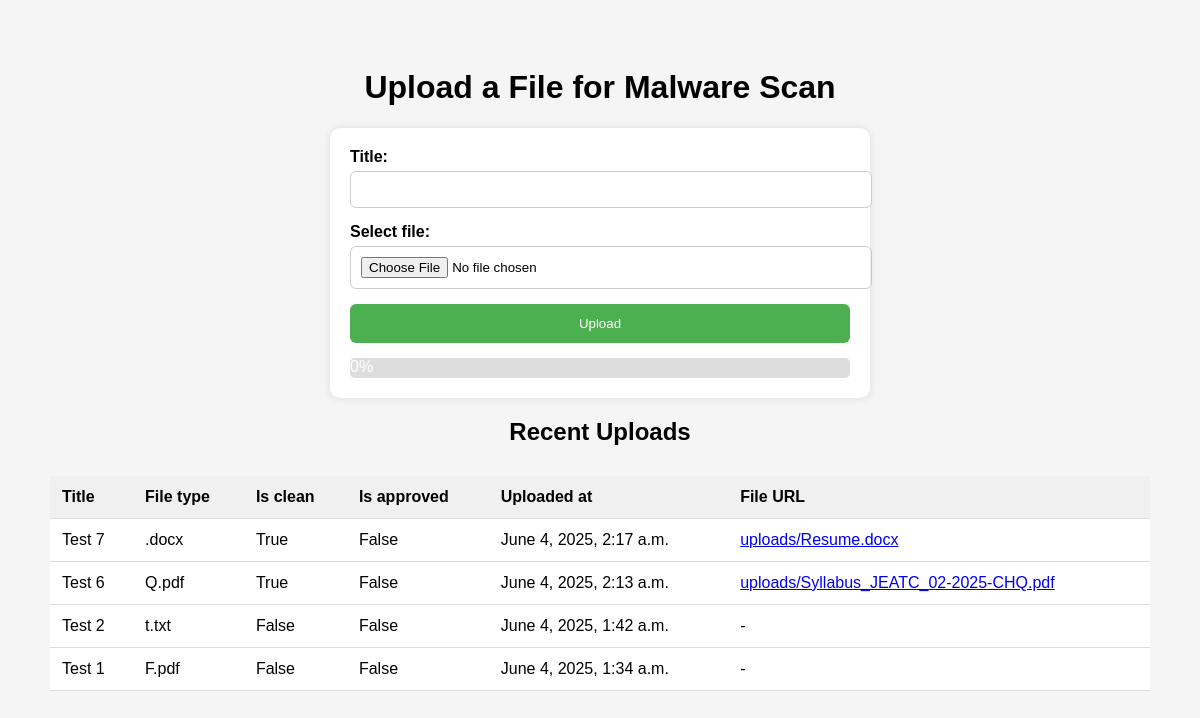
The app's page /, older data.
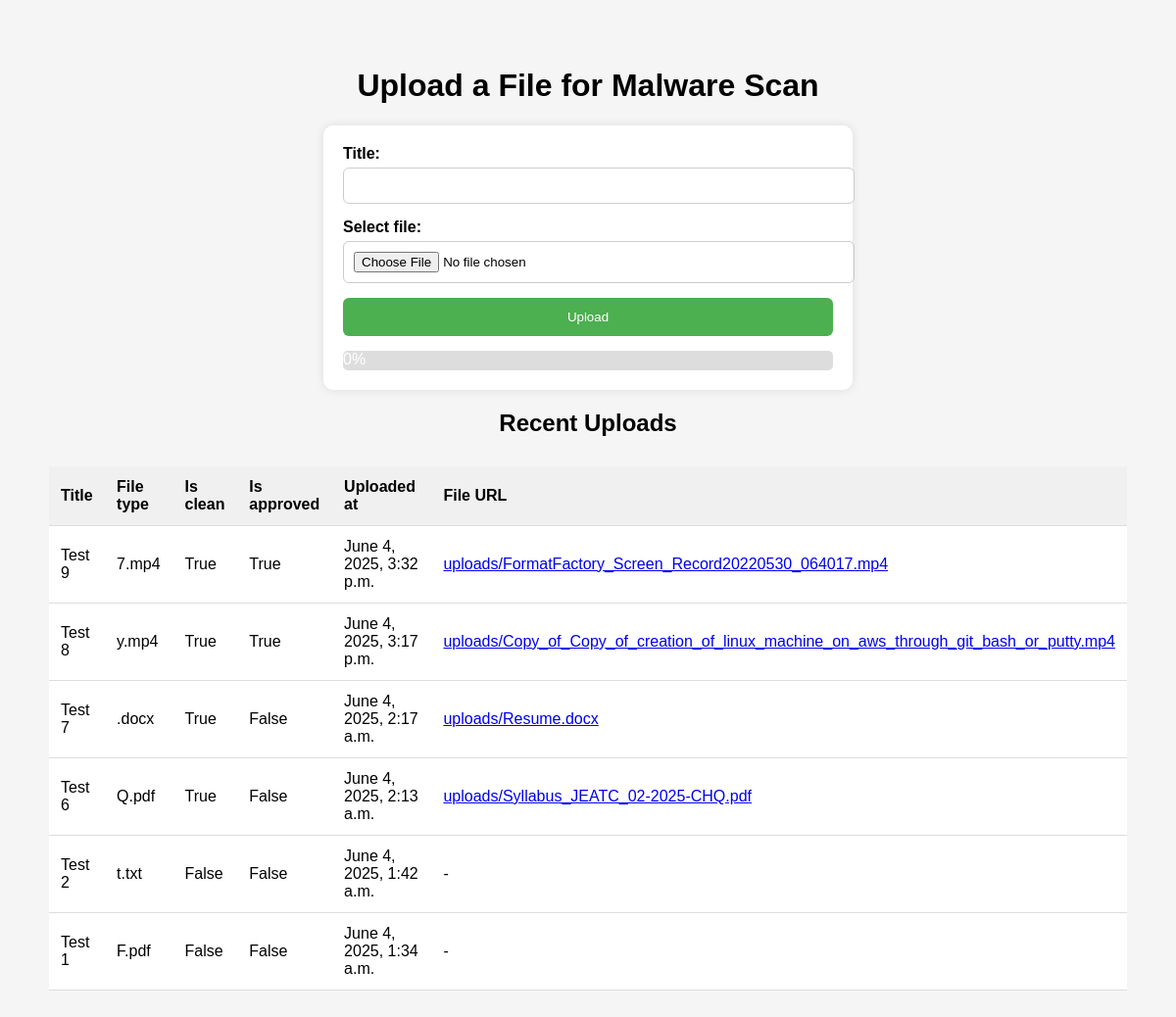
The same page, newer data.
### upload/models.py (models this page shows, shortened)
class UploadedFile(models.Model):
    title = models.CharField(max_length=255)
    file = models.FileField(upload_to='uploads/')
    file_type = models.CharField(max_length=50)
    file_url = models.URLField(blank=True, null=True)
    is_clean = models.BooleanField(default=False)
    is_approved = models.BooleanField(default=False)
    uploaded_at = models.DateTimeField(auto_now_add=True)

### upload/views.py (the view)
# urls.py: path('', views.upload_file, name='upload_file'),
def upload_file(request):
    if request.method == 'POST':
        form = UploadFileForm(request.POST, request.FILES)
        if form.is_valid():
            uploaded_file = form.save()
            scan_and_upload_file.delay(uploaded_file.id)
            return redirect('/')
    else:
        form = UploadFileForm()
    files = UploadedFile.objects.order_by('-uploaded_at')[:10]
    return render(request, 'upload/upload.html', {'form': form, 'files': files})

### upload/forms.py
class UploadFileForm(forms.ModelForm):
    class Meta:
        model = UploadedFile
        fields = ['title', 'file']

### upload/templates/upload/upload.html (shortened to what this page needs)
<!DOCTYPE html>
<html lang="en">
<head>
</head>
<body>
<div class="container">
    <h1>Upload a File for Malware Scan</h1>
    <form id="uploadForm" enctype="multipart/form-data">
        <label for="title">Title:</label>
        <input type="text" name="title" required>
        <label for="file">Select file:</label>
        <input type="file" name="file" required>
        <button type="submit">Upload</button>
        <div class="progress-container">
            <div id="progressBar" class="progress-bar"><span id="progress">0%</span></div>
        </div>
    </form>
    <h2>Recent Uploads</h2>
    <table>
        <thead>
        <tr>
            <th>Title</th>
            <th>File type</th>
            <th>Is clean</th>
            <th>Is approved</th>
            <th>Uploaded at</th>
            <th>File URL</th>
        </tr>
        </thead>
        <tbody>
        {% for file in files %}
        <tr>
            <td>{{ file.title }}</td>
            <td>{{ file.file.name|slice:"-5:" }}</td>
            <td>{{ file.is_clean }}</td>
            <td>{{ file.is_approved }}</td>
            <td>{{ file.uploaded_at|date:"F j, Y, g:i a" }}</td>
            <td>
                {% if file.file_url %}
                    <a href="{{ file.file_url }}" target="_blank">{{ file.file.name }}</a>
                {% else %}
                    -
                {% endif %}
            </td>
        </tr>
        {% endfor %}
        </tbody>
    </table>
</div>
</body>
</html>

### upload/templates/upload/upload.html (style rules this page uses)
body { font-family: Arial, sans-serif; padding: 40px; background-color: #f5f5f5; }
h1, h2 { text-align: center; }
form { background-color: white; padding: 20px; border-radius: 10px; max-width: 500px; margin: auto; box-shadow: 0 0 10px rgba(0,0,0,0.1); }
label { font-weight: bold; }
input[type="text"], input[type="file"] { width: 100%; padding: 10px; margin-top: 5px; margin-bottom: 15px; border-radius: 6px; border: 1px solid #ccc; }
button { background-color: #4CAF50; color: white; padding: 12px 20px; border: none; border-radius: 6px; cursor: pointer; width: 100%; }
.progress-container { width: 100%; background-color: #ddd; border-radius: 5px; margin-top: 15px; }
.progress-bar { height: 20px; width: 0%; background-color: #4CAF50; text-align: center; color: white; border-radius: 5px; }
table { width: 100%; margin-top: 30px; border-collapse: collapse; background-color: white; }
th, td { padding: 12px; text-align: left; border-bottom: 1px solid #ddd; }
th { background-color: #f0f0f0; }
.container { max-width: 1100px; margin: auto; }

Row changes from the older to the newer data that the page shows:
added UploadedFile: title "Test 9", file.name "7.mp4", is_clean "True", is_approved "True", uploaded_at "June 4, 2025, 3:32 p.m.", file.name "uploads/FormatFactory_Screen_Record20220530_064017.mp4"
added UploadedFile: title "Test 8", file.name "y.mp4", is_clean "True", is_approved "True", uploaded_at "June 4, 2025, 3:17 p.m.", file.name "uploads/Copy_of_Copy_of_creation_of_linux_machine_on_aws_through_git_bash_or_putty.mp4"
